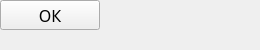
<?xml version="1.0" encoding="UTF-8"?>
<ui version="4.0">
 <class>Dialog</class>
 <widget class="QMainWindow" name="MainWindow">
  <property name="windowModality">
   <enum>Qt::ApplicationModal</enum>
  </property>
  <property name="geometry">
   <rect>
    <x>0</x>
    <y>0</y>
    <width>260</width>
    <height>50</height>
   </rect>
  </property>
  <property name="minimumSize">
   <size>
    <width>260</width>
    <height>50</height>
   </size>
  </property>
  <property name="font">
   <font>
    <family>Amazon Ember Display</family>
    <pointsize>9</pointsize>
   </font>
  </property>
  <property name="windowTitle">
   <string>Выберите вариант</string>
  </property>
  <property name="modal">
   <bool>true</bool>
  </property>
  <layout class="QVBoxLayout" name="verticalLayout">
   <property name="spacing">
    <number>9</number>
   </property>
   <property name="bottomMargin">
    <number>5</number>
   </property>
   <item>
    <widget class="QPushButton" name="pushButton">
     <property name="minimumSize">
      <size>
       <width>0</width>
       <height>27</height>
      </size>
     </property>
     <property name="font">
      <font>
       <family>Amazon Ember Display</family>
       <pointsize>12</pointsize>
      </font>
     </property>
     <property name="text">
      <string>ОК</string>
     </property>
    </widget>
   </item>
  </layout>
 </widget>
 <resources/>
 <connections/>
</ui>
